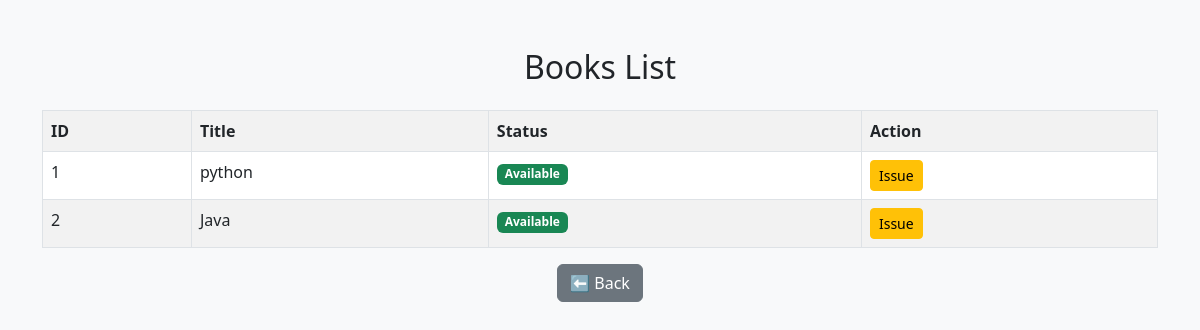
Before: /books with the older database file.
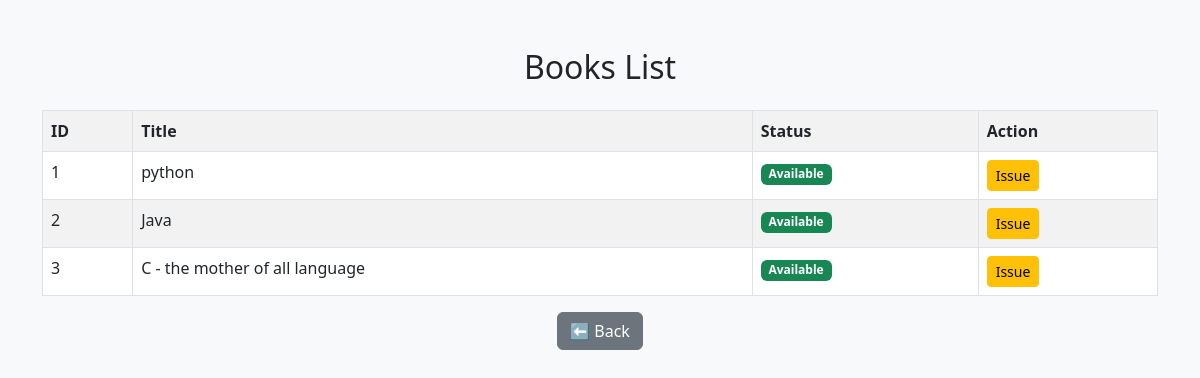
After: the same page with the newer database file.
### tables this page shows
CREATE TABLE books(
    id INTEGER PRIMARY KEY AUTOINCREMENT,
    title TEXT,
    author TEXT,
    available INTEGER DEFAULT 1
);

### app.py (the view)
@app.route("/books")
def view_books():
    conn = get_db()
    cursor = conn.cursor()
    cursor.execute("SELECT * FROM books")
    books = cursor.fetchall()
    return render_template("books.html", books=books)

### app.py (called while the page is built)
def get_db():
    return sqlite3.connect("library.db")

### templates/books.html (shortened to what this page needs)
<!DOCTYPE html>
<html>
<head>
    <link href="https://cdn.jsdelivr.net/npm/bootstrap@5.3.0/dist/css/bootstrap.min.css" rel="stylesheet">
</head>
<body class="bg-light">
<div class="container mt-5">
    <h2 class="text-center mb-4"> Books List</h2>
    <table class="table table-bordered table-striped">
        <tr>
            <th>ID</th>
            <th>Title</th>
            <th>Status</th>
            <th>Action</th>
        </tr>
        {% for book in books %}
        <tr>
            <td>{{ book[0] }}</td>
            <td>{{ book[1] }}</td>
            <td>
                {% if book[3] == 1 %}
                    <span class="badge bg-success">Available</span>
                {% else %}
                    <span class="badge bg-danger">Issued</span>
                {% endif %}
            </td>
            <td>
                {% if book[3] == 1 %}
                    <a href="/issue/{{ book[0] }}" class="btn btn-sm btn-warning">Issue</a>
                {% else %}
                    <a href="/return/{{ book[0] }}" class="btn btn-sm btn-success">Return</a>
                {% endif %}
            </td>
        </tr>
        {% endfor %}
    </table>
    <div class="text-center">
        <a href="/dashboard" class="btn btn-secondary">⬅ Back</a>
    </div>
</div>
</body>
</html>

Changed rows visible on the page:
added books: id "3", title "C - the mother of all language", available "Available"
